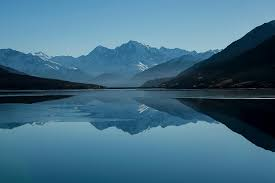
#> input picture Journals/Journal 8/images.jpg, 275 x 183 px
$ jupyter execute Task.ipynb
#> lines starting #> are read from the running program, lines starting #| are printed output that depends on the picture
# Task 1

[cell 1]
import cv2
import numpy as np

img = cv2.imread("images.jpg")
#> img is the input picture: shape (183, 275, 3); mean B, G, R 131.8, 108.5, 65.2
img = cv2.resize(img, (0, 0), None, .25, .25)
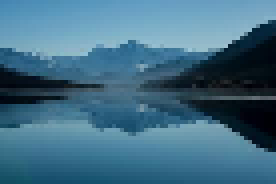
#> img: shape (46, 69, 3) (shown 4 times larger); mean B, G, R 132, 108.7, 65.4

gaussianBlurKernel = np.array(([[1, 2, 1], [2, 4, 2], [1, 2, 1]]), np.float32)/9
sharpenKernel = np.array(([[0, -1, 0], [-1, 9, -1], [0, -1, 0]]), np.float32)/9
meanBlurKernel = np.ones((3, 3), np.float32)/9

gaussianBlur = cv2.filter2D(src=img, kernel=gaussianBlurKernel, ddepth=-1)
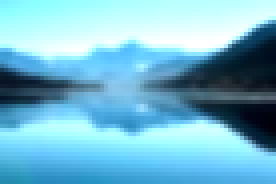
#> gaussianBlur: shape (46, 69, 3) (shown 4 times larger); mean B, G, R 206.4, 182.7, 116.3
meanBlur = cv2.filter2D(src=img, kernel=meanBlurKernel, ddepth=-1)
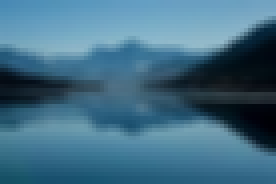
#> meanBlur: shape (46, 69, 3) (shown 4 times larger); mean B, G, R 132.1, 108.8, 65.4
sharpen = cv2.filter2D(src=img, kernel=sharpenKernel, ddepth=-1)
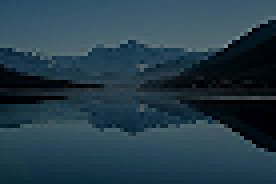
#> sharpen: shape (46, 69, 3) (shown 4 times larger); mean B, G, R 73.4, 60.4, 36.5

horizontalStack = np.concatenate((img, gaussianBlur, meanBlur, sharpen), axis=1)
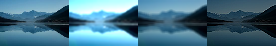
#> horizontalStack: shape (46, 276, 3); mean B, G, R 136, 115.1, 70.9

cv2.imwrite("Output.jpg", horizontalStack)

cv2.imshow("2D Convolution Example", horizontalStack)

cv2.waitKey(0)
cv2.destroyAllWindows()

# Use Filter2D

# Average Filtering with 5x5 Kernel

[cell 2]
import cv2
import numpy as np
from matplotlib import pyplot as plt
img = cv2.imread('images.jpg')
kernel = np.ones((5,5),np.float32)/25
dst = cv2.filter2D(img,-1,kernel)
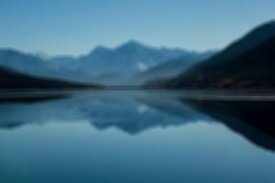
#> dst: shape (183, 275, 3); mean B, G, R 131.8, 108.5, 65.2
plt.figure(figsize=(10,10))
plt.subplot(121),plt.imshow(img),plt.title('Original')
plt.subplot(122),plt.imshow(dst),plt.title('Averaging')
plt.show()
#> figure, not shown here; B, G, R data is drawn as R, G, B

# Using blur Function

[cell 3]
import cv2
import numpy as np
from matplotlib import pyplot as plt

img = cv2.imread('images.jpg')

blur = cv2.blur(img,(5,5))
plt.figure(figsize=(10,10))
plt.subplot(121),plt.imshow(img),plt.title('Original')
plt.xticks([]), plt.yticks([])
plt.subplot(122),plt.imshow(blur),plt.title('Blurred')
plt.xticks([]), plt.yticks([])
plt.show()
#> figure, not shown here; B, G, R data is drawn as R, G, B

# Task 1 Some other Functions

[cell 4]
import cv2
import numpy as np
from matplotlib import pyplot as plt


image = cv2.imread('images.jpg')
average_filtered = cv2.blur(image, (5, 5))
gaussian_filtered = cv2.GaussianBlur(image, (5, 5), 0)


plt.figure(figsize=(15, 5))

plt.subplot(131)
plt.imshow(cv2.cvtColor(image, cv2.COLOR_BGR2RGB))
plt.title('Original Image')
plt.axis('off')

plt.subplot(132)
plt.imshow(cv2.cvtColor(average_filtered, cv2.COLOR_BGR2RGB))
plt.title('Average Filtered Image')
plt.axis('off')

plt.subplot(133)
plt.imshow(cv2.cvtColor(gaussian_filtered, cv2.COLOR_BGR2RGB))
plt.title('Gaussian Filtered Image')
plt.axis('off')

plt.show()
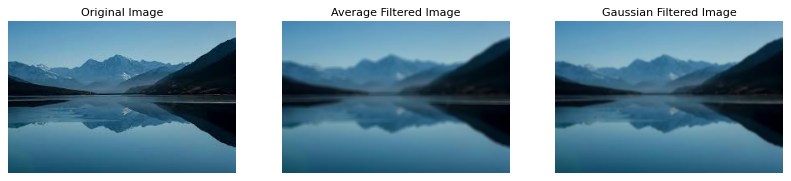
#> figure drawn by matplotlib, 3 panels

# Task 2

[cell 5]
import numpy as np
import matplotlib.pyplot as plt
from skimage.filters.rank import median
from skimage.morphology import disk
from skimage import data, img_as_ubyte

# Load an example image and add noise
image = img_as_ubyte(data.camera())
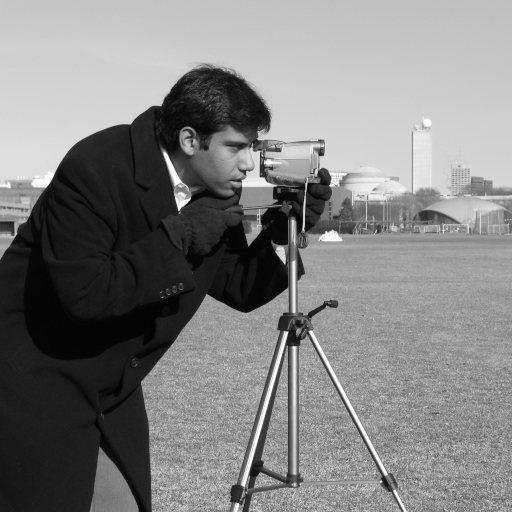
#> input picture skimage.data.camera(), 512 x 512 px
#> image is the input picture: shape (512, 512); min 0, max 255, mean 129.1
rng = np.random.default_rng()
noise = rng.random(image.shape)
noisy_image = image.copy()
noisy_image[noise > 0.99] = 255
noisy_image[noise < 0.01] = 0
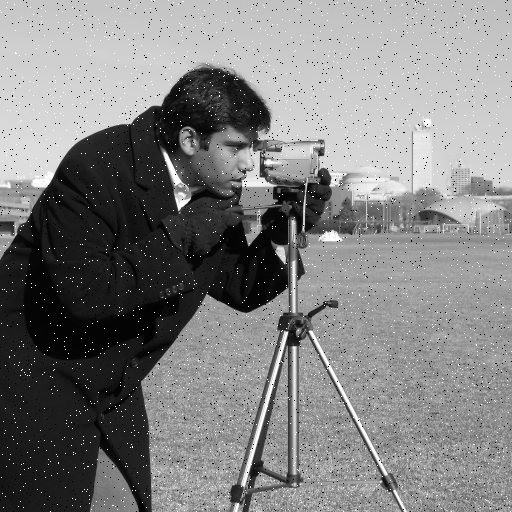
#> noisy_image: shape (512, 512); min 0, max 255, mean 129

# Apply median filtering with different disk sizes
fig, axes = plt.subplots(2, 2, figsize=(10, 10), sharex=True, sharey=True)
ax = axes.ravel()

ax[0].imshow(noisy_image, vmin=0, vmax=255, cmap=plt.cm.gray)
ax[0].set_title('Noisy image')

ax[1].imshow(median(noisy_image, disk(1)), vmin=0, vmax=255, cmap=plt.cm.gray)
ax[1].set_title('Median $r=1$')

ax[2].imshow(median(noisy_image, disk(5)), vmin=0, vmax=255, cmap=plt.cm.gray)
ax[2].set_title('Median $r=5$')

ax[3].imshow(median(noisy_image, disk(20)), vmin=0, vmax=255, cmap=plt.cm.gray)
ax[3].set_title('Median $r=20$')

for a in ax:
    a.set_axis_off()

fig.tight_layout()
plt.show()
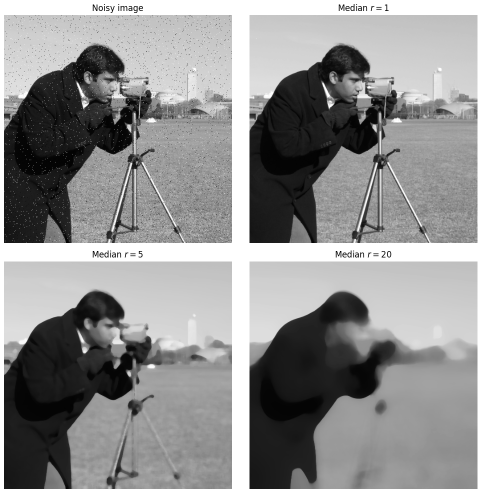
#> figure drawn by matplotlib, 4 panels
